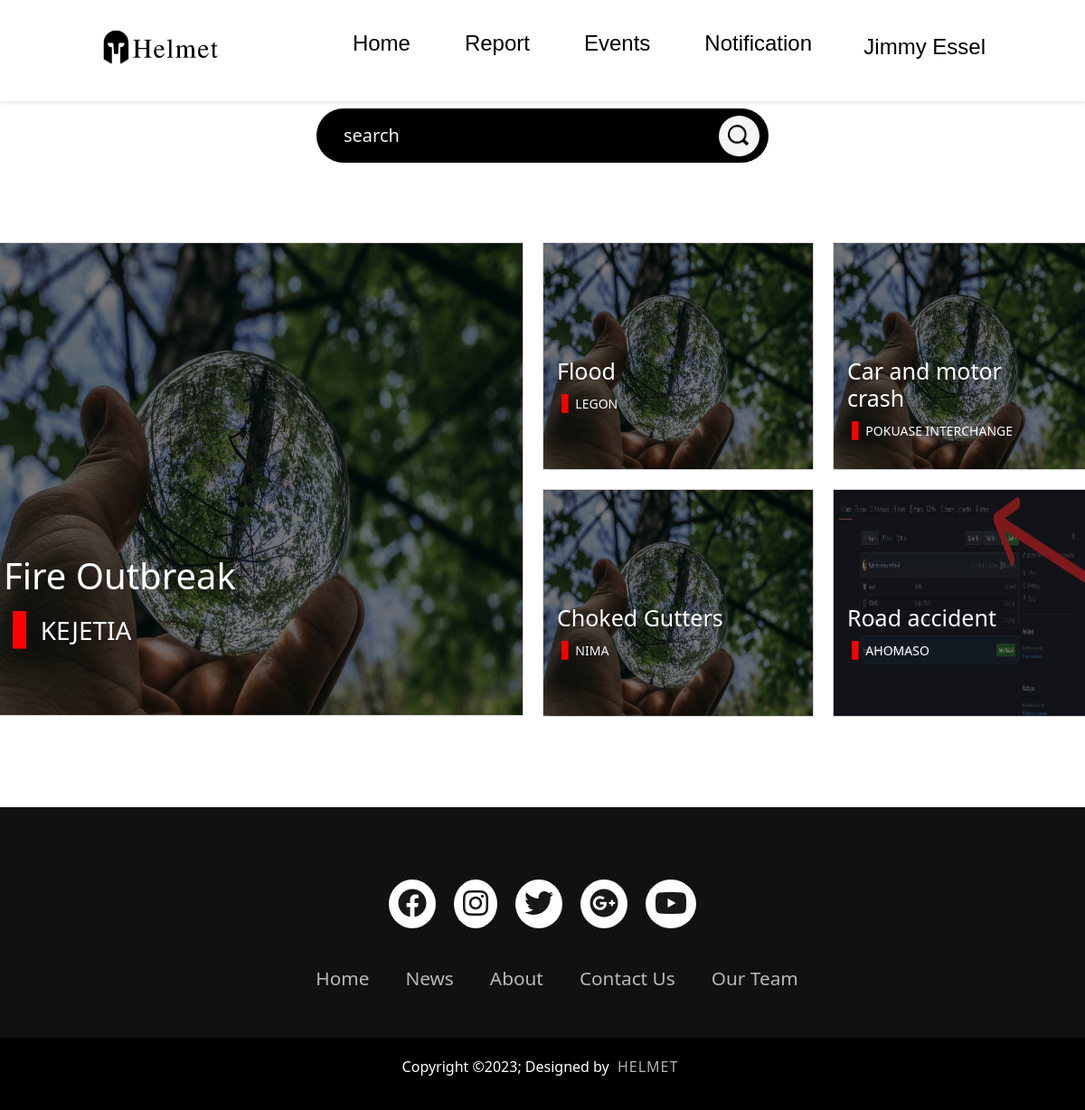
/author/Jkessel, run on the app's committed database.
### tables this page shows
CREATE TABLE AUTHORS(
    id INTEGER PRIMARY KEY AUTOINCREMENT,
    Name TEXT NOT NULL,
    Username TEXT NOT NULL UNIQUE,
    Email TEXT NOT NULL UNIQUE,
    Pwd TEXT NOT NULL
);

CREATE TABLE REPORT(
    id INTEGER PRIMARY KEY AUTOINCREMENT,
    Title TEXT,
    Loc TEXT NOT NULL,
    Des TEXT NOT NULL,
    Img TEXT,
    Vid TEXT,
    Author TEXT NOT NULL
);

### app.py (the view)
@app.route('/author/<username>', methods=['GET', 'POST'])
def author_home(username):
    reports = []
    all_reports = get_all_reports()
    if request.method == 'POST':
        phrase = request.form.get('q')
        if phrase != '':
            all_reports = searchPosts(phrase)
    if all_reports:
        for report in all_reports:
            reports.append(list(report))
    """author_rep = []
    author_reports = get_author_reports(username)
    for report in author_reports:
        author_rep.append(list(report))"""
    author = find_author(username)
    if author:
        author = author[0]
        return render_template('author.html', author=author, reports=reports)#, author_reports = author_rep)
    else:
        message = 'ID does not exist'
        return render_template('signin.html', message=message)

### app.py (called while the page is built)
@app.teardown_appcontext
def close_connection(exception):
    db = getattr(g, '_database', None)
    if db is not None:
        db.close()

### helper.py (called while the page is built)
def get_db():
    db = getattr(g, '_database', None)
    if db is None:
        db = g._database = sqlite3.connect(DATABASE_FILE)
        db.row_factory = sqlite3.Row
    return db

def db_query(query, args=(), one=False):
    cur = get_db().execute(query, args)
    rv = cur.fetchall()
    cur.close()
    return (rv[0] if rv else None) if one else rv

### queries.py (called while the page is built)
def find_author(username):
    query = 'SELECT * FROM AUTHORS WHERE Username=?;'
    return db_query(query, [username])

def get_all_reports():
    query = f"""SELECT * FROM REPORT;"""
    result = db_query(query)
    return result

### templates/author.html (shortened to what this page needs)
<!DOCTYPE html>
<html>
<head>
    <link rel="stylesheet" href="{{ url_for('static', filename='css/style.css') }}">
    <link rel="stylesheet" href="https://cdnjs.cloudflare.com/ajax/libs/font-awesome/5.15.3/css/all.min.css">
    <link rel="stylesheet" href="https://cdn.jsdelivr.net/npm/bootstrap@5.2.3/dist/css/bootstrap.min.css">
    <link rel="stylesheet" href="https://cdn.jsdelivr.net/npm/bootstrap@5.2.3/dist/css/bootstrap.min.css">
    <link rel="stylesheet" href="https://cdnjs.cloudflare.com/ajax/libs/font-awesome/6.4.0/css/all.min.css">
</head>
<body>
    <header>
        <div class="Logo">
            <a href="{{ url_for('index') }}">
                <img src="{{ url_for('static', filename='images/Logo.png') }}" alt="Logo">
            </a>
        </div>
        <div class="Nav-links">
            <ul>
                <li><a href="/{{author[2]}}/home">Home</a></li>
                <li><a href="/{{author[2]}}/report">Report</a></li>
                <li><a href="/{{author[2]}}/events">Events</a></li>
                <li><a href="/{{author[2]}}/notification">Notification</a></li>
            </ul>
        </div>
        <div class="author">
            <h3>{{author[1]}}</h3>
        </div>
    </header>
    {% if not hide_session %}
        <section class="search_container">
            <form action="{{ url_for("author_home", username=author[2]) }}" method="post" class="search-bar">
                <input type="text" placeholder="search" name="q" id="livebox">
                <button type="submit"><img src="/static/images/search.png" alt=""></button>
            </form>
        </section>
        <section id="report-homepage">
            <div id="report_container">
                {% for report in reports %}
                    <div class="card">
                        {% if report[4] == '' %}
                            <img src="/static/images/preserve.jpeg" alt="">
                        {% else %}
                            <img src="/static/images/{{report[4]}}" alt="">
                        {% endif %}
                        <div class="intro">
                            <h1>{{report[1]}}</h1>
                            <h3><span>&#10074;</span> {{report[2]}}</h3>
                        </div>
                    </div>
                {% endfor %}
            </div>
        </section>
    {% endif %}
    <section id="footer">
        <footer>
            <div class="footerContainer">
                <div class="socialIcons">
                    <a href="#"><i class="fa-brands fa-facebook"></i></a>
                    <a href="#"><i class="fa-brands fa-instagram"></i></a>
                    <a href="#"><i class="fa-brands fa-twitter"></i></a>
                    <a href="#"><i class="fa-brands fa-google-plus"></i></a>
                    <a href="#"><i class="fa-brands fa-youtube"></i></a>
                </div>
                <div class="footerNav">
                    <ul>
                        <li><a href="">Home</a></li>
                        <li><a href="">News</a></li>
                        <li><a href="">About</a></li>
                        <li><a href="">Contact Us</a></li>
                        <li><a href="">Our Team</a></li>
                    </ul>
                </div>
            </div>
            <div class="footerBottom">
                <p>Copyright &copy;2023; Designed by <span class="designer">Helmet</span></p>
            </div>
        </footer>
    </section>
</body>
</html>

### static/css/style.css (style rules this page uses)
* { margin: 0; padding: 0; box-sizing: border-box; }
header { position: fixed; top: 0; left: 0; width: 100%; background-color: white; box-shadow: 0 2px 4px rgba(0, 0, 0, 0.1); display: flex; justify-content: space-between; align-items: center; padding: 10px; z-index: 100; }
.Logo img { height: 50px; margin-left: 100px; }
.Nav-links { flex-grow: 1; display: flex; justify-content: center; align-items: center; }
.Nav-links ul { list-style-type: none; display: flex; align-items: center; }
.Nav-links ul li { margin-right: 20px; padding: 20px; }
.Nav-links ul li a, .author h3, .report_head { color: black; text-decoration: none; font-size: 24px; font-family: "Hind Kochi", sans-serif; }
.author { margin-right: 100px; }
.author h3 { font-weight: normal; text-transform: capitalize; }
#homepage, #report-homepage, #index-homepage, #about-homepage, #contact-homepage, #mission-homepage { display: flex; justify-content: space-between; align-items: center; padding: 20px; margin-left: 8%; margin-right: 8%; position: relative; }
#footer { margin-top: 6%; bottom: 0; }
#report-homepage { display: flex; flex-direction: column; }
#homepage, #report-homepage, #index-homepage, #contact-homepage, #about-homepage, #team-homepage { animation: fadeIn 1s ease-in-out; }
form { align-self: center; text-align: center; }
input, textarea { right: 0; }
#footer { padding: 0; box-sizing: border-box; }
footer { background-color: #111; padding: 0; margin: 0; }
.footerContainer { width: 100%; padding: 70px 30px 20px; margin: 0; }
.socialIcons { display: flex; justify-content: center; }
.socialIcons a { text-decoration: none; padding: 10px; background-color: white; margin: 10px; border-radius: 50%; }
.socialIcons a i { font-size: 2em; color: black; opacity: 0.9; }
.footerNav { margin: 30px 0; }
.footerNav ul { display: flex; justify-content: center; list-style-type: none; }
.footerNav ul li a { color: white; margin: 20px; text-decoration: none; font-size: 1.3em; opacity: 0.7; transition: 1s; }
.footerBottom { background-color: #000; padding: 20px; text-align: center; }
.footerBottom p { color: white; }
.designer { opacity: 0.7; text-transform: uppercase; letter-spacing: 1px; font-weight: 400; margin: 0px 5px; }
*, *::before, *::after { box-sizing: border-box; }
#report_container { display: grid; grid-template-columns: auto auto auto auto; grid-template-rows: auto; grid-gap: 5px; }
#report_container .card:first-child, #report_container .card:first-child img { height: 524px; width: 600px; grid-area: 1 / 1 / span 2 / span 2; }
.card { height: 250px; width: 300px; overflow: hidden; margin: 8px; border-radius: 0px; }
.card img { height: 250px; width: 300px; transition: .5s; filter: brightness(50%) }
.intro { height: 80px; width: auto; max-width: 80%; padding: 6px; box-sizing: border-box; position: absolute; bottom: 20%; left: 3%; color: white; transition: .5s; }
.intro h1 { font-size: 25px; }
.intro h3 { font-size: 14px; text-transform: uppercase; }
.intro h3 span { color: red; font-size: 20px; }
.intro span { font-weight: bold; }
#report_container .card:first-child .intro h1 { font-size: 40px; }
#report_container .card:first-child .intro h3 { font-size: 28px; }
#report_container .card:first-child .intro span { font-size: 40px }
.search_container { margin-top: 5%; width: 100%; padding: 5%; display: flex; justify-content: center; }
.search-bar { width: 100%; max-width: 500px; background: rgba(0, 0, 0, 1); display: flex; align-items: center; border-radius: 50px; padding: 5px 10px; }
.search-bar input { background: transparent; flex: 1; border: 0; outline: none; padding: 10px 10px; font-size: 20px; color: whitesmoke; backdrop-filter: blur(4px) saturate(180%); margin-left: 10px; margin-right: 10px; }
::placeholder { color: whitesmoke; }
.search-bar button { border: 0; border-radius: 50%; width: 45px; height: 45px; background: whitesmoke; cursor: pointer; }
.search-bar button img { width: 25px; border-radius: 40%; }

### templates/author.html (style rules this page uses)
.card { border-radius: 0%; }

### data on the page
AUTHORS: Name "Jimmy Essel"
REPORT: Title "Fire Outbreak", Loc "KEJETIA"
REPORT: Title "Flood", Loc "LEGON"
REPORT: Title "Car and motor crash", Loc "POKUASE INTERCHANGE"
REPORT: Title "Choked Gutters", Loc "NIMA"
REPORT: Img (picture), Title "Road accident", Loc "AHOMASO"
